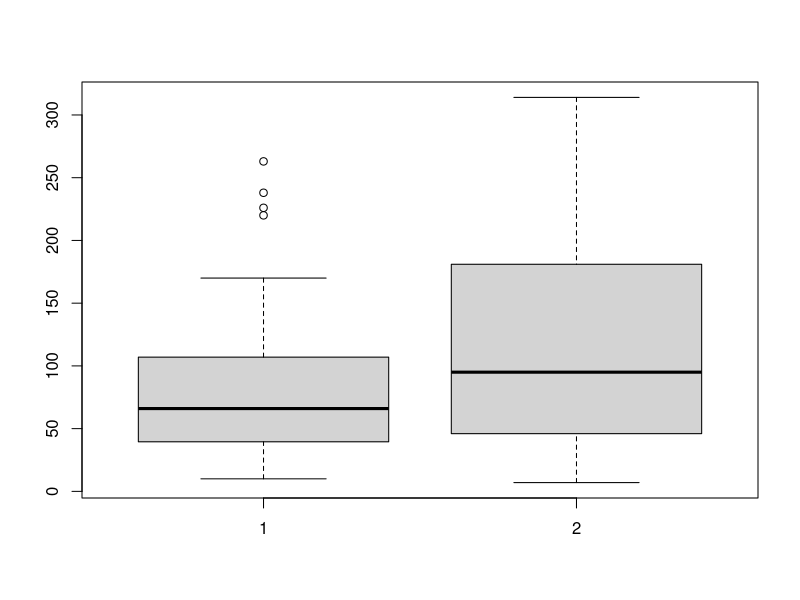

The R source for this figure: (Note: this script raises an error after producing the figure.)
#9.1-5a
dbinom(0, 3, .5)
dbinom(1, 3, .5)
dbinom(2, 3, .5)
dbinom(3, 3, .5)
qchisq(.975, df=3) 
#9.1-5b
exp = c(.125*52, .375*52, .375*52, .125*52)
obs = c(5, 17, 24, 6)
chisqu = sum((obs - exp)^2 / exp)
chisqu
qchisq(.95, df=3) 
pchisq(7.185, 3, lower.tail = FALSE)
#9.1-10a
infect = c(263, 238, 226, 220, 170, 155, 139, 123, 119, 107, 107, 97, 90, 90, 90, 79, 75, 74, 71, 66, 60, 55, 47, 47, 47, 45, 43, 41, 40, 39, 38, 38, 35, 32, 32, 28, 19, 10, 10)
control = c(314, 300, 274, 246, 190, 186, 185, 182, 180, 141, 132, 129, 110, 100, 95, 95, 93, 83, 55, 52, 50, 48, 48, 44, 40, 32, 30, 25, 24, 18, 7)
mean(infect)
mean(control)
sd(infect)
sd(control)
#9.1-10b
boxplot(infect, control)
#9.1-10c
qexp(.2, 1/mean(control))
qexp(.4, 1/mean(control))
qexp(.6, 1/mean(control))
qexp(.8, 1/mean(control))
obs2 = c(4, 9, 5, 6, 7)
exp2 = c(6.2, 6.2, 6.2, 6.2, 6.2)
chisqu2 = sum((obs2 - exp2)^2 / exp2)
chisqu2
qchisq(.95, df=1)
#9.1-11
p1 = pnorm(303.5, mean(meltingpoint$meltpts), sd = sd(meltingpoint$meltpts))
p2 = pnorm(307.5, mean(meltingpoint$meltpts), sd = sd(meltingpoint$meltpts))-pnorm(303.5, mean(meltingpoint$meltpts), sd = sd(meltingpoint$meltpts)) #50-100
p3 = pnorm(311.5, mean(meltingpoint$meltpts), sd = sd(meltingpoint$meltpts))-pnorm(307.5, mean(meltingpoint$meltpts), sd = sd(meltingpoint$meltpts))
p4 = pnorm(315.5, mean(meltingpoint$meltpts), sd = sd(meltingpoint$meltpts))-pnorm(311.5, mean(meltingpoint$meltpts), sd = sd(meltingpoint$meltpts))
p5 = pnorm(319.5, mean(meltingpoint$meltpts), sd = sd(meltingpoint$meltpts))-pnorm(315.5, mean(meltingpoint$meltpts), sd = sd(meltingpoint$meltpts))
p6 = pnorm(323.5, mean(meltingpoint$meltpts), sd = sd(meltingpoint$meltpts))-pnorm(319.5, mean(meltingpoint$meltpts), sd = sd(meltingpoint$meltpts))
p7 = pnorm(327.5, mean(meltingpoint$meltpts), sd = sd(meltingpoint$meltpts))-pnorm(323.5, mean(meltingpoint$meltpts), sd = sd(meltingpoint$meltpts))
p8 = pnorm(331.5, mean(meltingpoint$meltpts), sd = sd(meltingpoint$meltpts))
obs5 = c(p1, p2, p3, p4, p5, p6, p7, p8)
exp5 = c(1/8, 1/8, 1/8, 1/8, 1/8, 1/8, 1/8, 1/8)
chisqu5 = sum((obs5 - exp5)^2 / exp5)
chisqu5
qchisq(.95, df=5)
#9.2-1
obs3 = c(95, 53, 36, 26, 71,  43, 21, 18, 45, 32, 32, 28)
exp3 = c(88.8, 59.2, 37.2, 24.8, 68.4,  45.6, 23.4, 15.6, 46.2, 30.8, 36, 24)
chisqu3 = sum((obs3 - exp3)^2 / exp3)
chisqu3
qchisq(.95, df=5)
#9.2-2
obs4 = c(95, 53, 130, 36, 26, 75, 71,  43, 136, 21, 18, 33, 45, 32, 61, 32, 28, 65)
exp4 = c(83.4, 55.6, 139, 41.1, 27.4, 68.5, 75, 50, 125, 21.6, 14.4, 36, 41.4, 27.6, 69, 37.5, 25, 62.5)
chisqu4 = sum((obs4 - exp4)^2 / exp4)
chisqu4
qchisq(.95, df=10)
#9.2-11
chisq.test(gpa)
